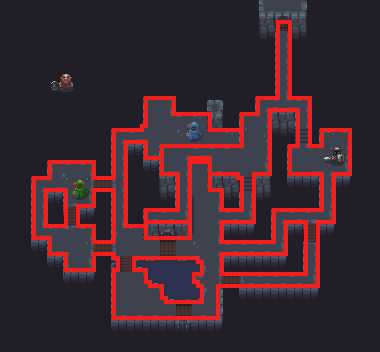

A 2D game scene composited from a Tiled map and its tileset images. What follows is a short description and the map's XML, with each tile layer's data collapsed to a summary:
An orthogonal 95x88 tile map with 4x4 px tiles, 3 tile layers (Floor, FloorBlocks, Entities), 1 hidden layer not drawn, 3 tilesets.

<map version="1.9" tiledversion="1.9.2" orientation="orthogonal" renderorder="right-down" width="95" height="88" tilewidth="4" tileheight="4" infinite="0" nextlayerid="6" nextobjectid="1">
 <editorsettings>
  <export target="../../map/map_.csv" format="csv" />
 </editorsettings>
 <tileset firstgid="1" source="FloorBlocks.tsx" />
 <tileset firstgid="2" source="dungeon_tiles.tsx" />
 <tileset firstgid="8834" source="dungeon_pre.tsx" />
 <layer id="2" name="Floor" width="95" height="88">
  <data>[8360 cells, 8360 non-empty, 8046 distinct tile ids]</data>
 </layer>
 <layer id="3" name="FloorBlocks" width="95" height="88">
  <data>[8360 cells, 856 non-empty, 2 distinct tile ids]</data>
 </layer>
 <layer id="4" name="Entities" width="95" height="88">
  <data>[8360 cells, 130 non-empty, 127 distinct tile ids]</data>
 </layer>
 <layer id="5" name="Objects" width="95" height="88" visible="0">
  <data>[8360 cells, 516 non-empty, 95 distinct tile ids]</data>
 </layer>
</map>
